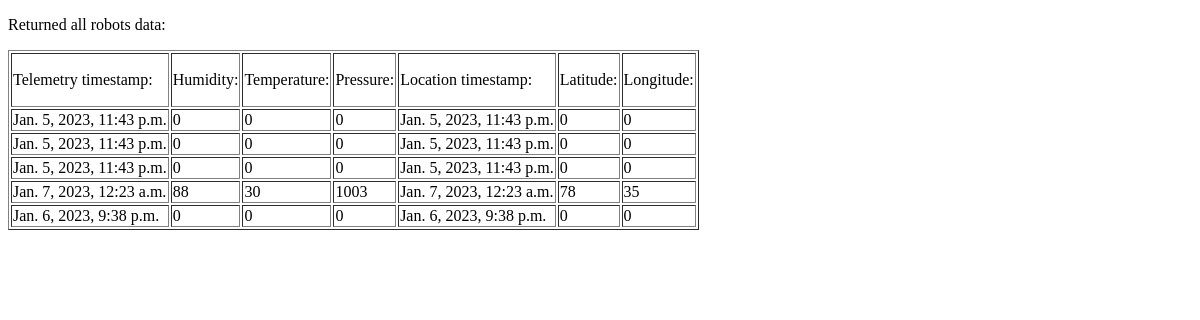
/app1/return_robot_data/, run on an earlier commit of the app's database.
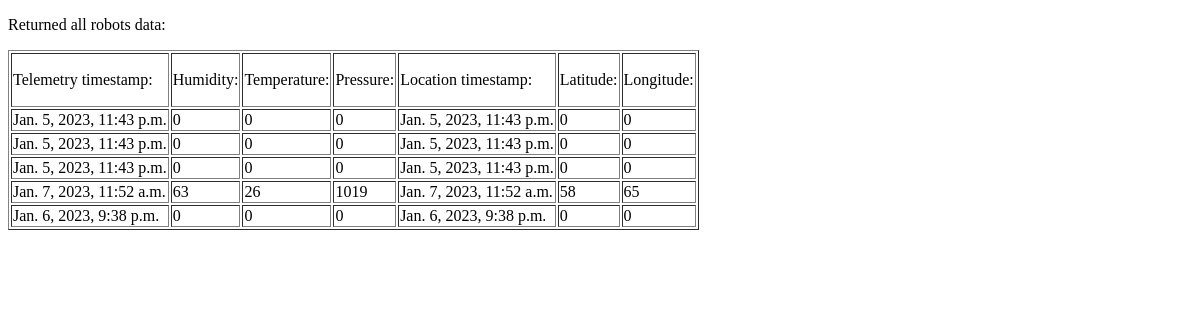
And on a later commit of the database.
### app1/models.py (models this page shows, shortened)
class Robot(models.Model):
    FOUR_WHEELER = '4 wheeler'
    AMPHIBIAN = 'amphibian'
    TRACKED = 'tracked'
    FLYING = 'flying'
    ROBOT_TYPES_CHOICES = [
        (FOUR_WHEELER, ('4 wheeler')),
        (AMPHIBIAN, ('amphibian')),
        (TRACKED, ('tracked')),
        (FLYING, ('flying')),
    ]
    serial_number = models.CharField(max_length = 50, unique=True)
    production_date = models.DateField()
    type = models.CharField(
        max_length = 10,
        choices = ROBOT_TYPES_CHOICES,
        default = '4 wheeler'
    )
    company = models.CharField(max_length = 20)
    telemetry_timestamp = models.DateTimeField(default=timezone.now, editable=False)
    telemetry_humidity = models.CharField(max_length=5, default=0, editable=False)
    telemetry_temperature = models.CharField(max_length=5, default=0, editable=False)
    telemetry_pressure = models.CharField(max_length=5, default=0, editable=False)
    location_timestamp = models.DateTimeField(default=timezone.now, editable=False)
    location_latitude = models.CharField(max_length=5, default=0, editable=False)
    location_longitude = models.CharField(max_length=5, default=0, editable=False)

### app1/views.py (the view)
# urls.py: path('return_robot_data/', ReturnRobotData, name='ReturnRobotData'),
def ReturnRobotData(request):
    robot_data = Robot.objects.all().values()
    template = loader.get_template('return_robot_data.html')
    data = {
        'robots': robot_data,
    }
    return HttpResponse(template.render(data, request))

### app1/templates/return_robot_data.html
<!DOCTYPE html>
<html>
<body>
<p>Returned all robots data:</p>
<table border='1'>
    <td><p>Telemetry timestamp:</p></td>
    <td><p>Humidity:</p></td>
    <td><p>Temperature:</p></td>
    <td><p>Pressure:</p></td>
    <td><p>Location timestamp:</p></td>
    <td><p>Latitude:</p></td>
    <td><p>Longitude:</p></td>
  {% for x in robots %}
    <tr>
      <td>{{ x.telemetry_timestamp }}</td>
      <td>{{ x.telemetry_humidity }}</td>
      <td>{{ x.telemetry_temperature }}</td>
      <td>{{ x.telemetry_pressure }}</td>
      <td>{{ x.location_timestamp }}</td>
      <td>{{ x.location_latitude }}</td>
      <td>{{ x.location_longitude }}</td>
    </tr>
  {% endfor %}
</table>
</body>
</html>

What changed in the data, as far as the page shows it:
changed Robot: telemetry_timestamp "Jan. 7, 2023, 12:23 a.m." → "Jan. 7, 2023, 11:52 a.m."; telemetry_humidity "88" → "63"; telemetry_temperature "30" → "26"; telemetry_pressure "1003" → "1019"; location_timestamp "Jan. 7, 2023, 12:23 a.m." → "Jan. 7, 2023, 11:52 a.m."; location_latitude "78" → "58"; location_longitude "35" → "65"
